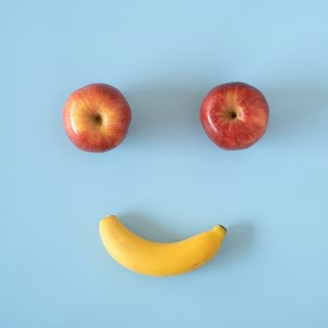
#> input picture 2-Semester-Computer-Vision/Intro_for_Computer_vision.py/fruits.jpg, 328 x 328 px, found by its file name
$ python 6.0-thresholding.py
#> lines starting #> are read from the running program, lines starting #| are printed output that depends on the picture; after the words box and inside, x2 and y2 are one past the last pixel; in counts of white or black regions, pixels touching at a corner belong together
import cv2
import numpy as np

input_image = cv2.imread(r"C:\Program Files (x86)\2 Semester python work\2-Semester-Computer-Vision\Intro_for_Computer_vision.py\fruits.jpg", cv2.IMREAD_GRAYSCALE)
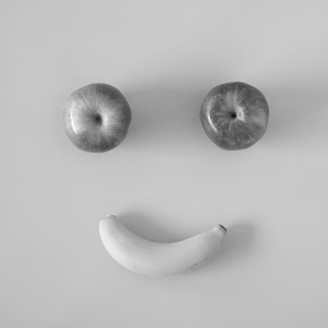
#> input_image: shape (328, 328); min 15, max 254, mean 187.2
output_image = np.zeros(input_image.shape, dtype=input_image.dtype)

threshold = 150

for y, row in enumerate(input_image):
    for x, pixel in enumerate(row):
        if pixel > threshold:
            output_image[y, x] = 255
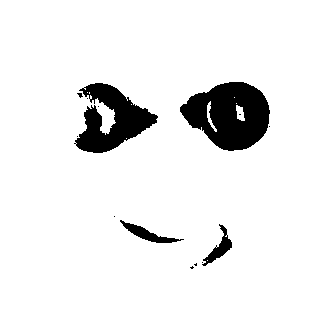
#> output_image: shape (328, 328); 92.5% white; 14 black regions (10 under 20 px), largest, box (x1, y1, x2, y2) and area: (180, 82, 270, 151) 4165, (74, 83, 158, 153) 3006, (120, 220, 184, 243) 431, (202, 224, 232, 266) 378

mask_output = (input_image > threshold) * np.uint8(255)
print(mask_output.dtype)
#| uint8

overwrite_output = input_image.copy()
overwrite_output[overwrite_output > threshold] = 255
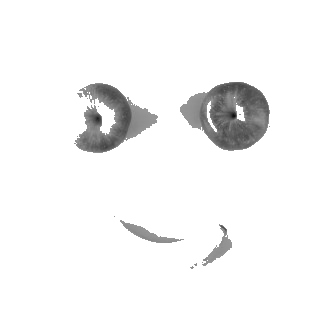
#> overwrite_output: shape (328, 328); min 15, max 255, mean 244.8
overwrite_output[overwrite_output < 255] = 0

cv2.imshow("Input image", input_image)
cv2.imshow("Output image", output_image)
cv2.imshow("Mask output", mask_output)
cv2.imshow("Overwrite output", overwrite_output)
cv2.waitKey(0)
